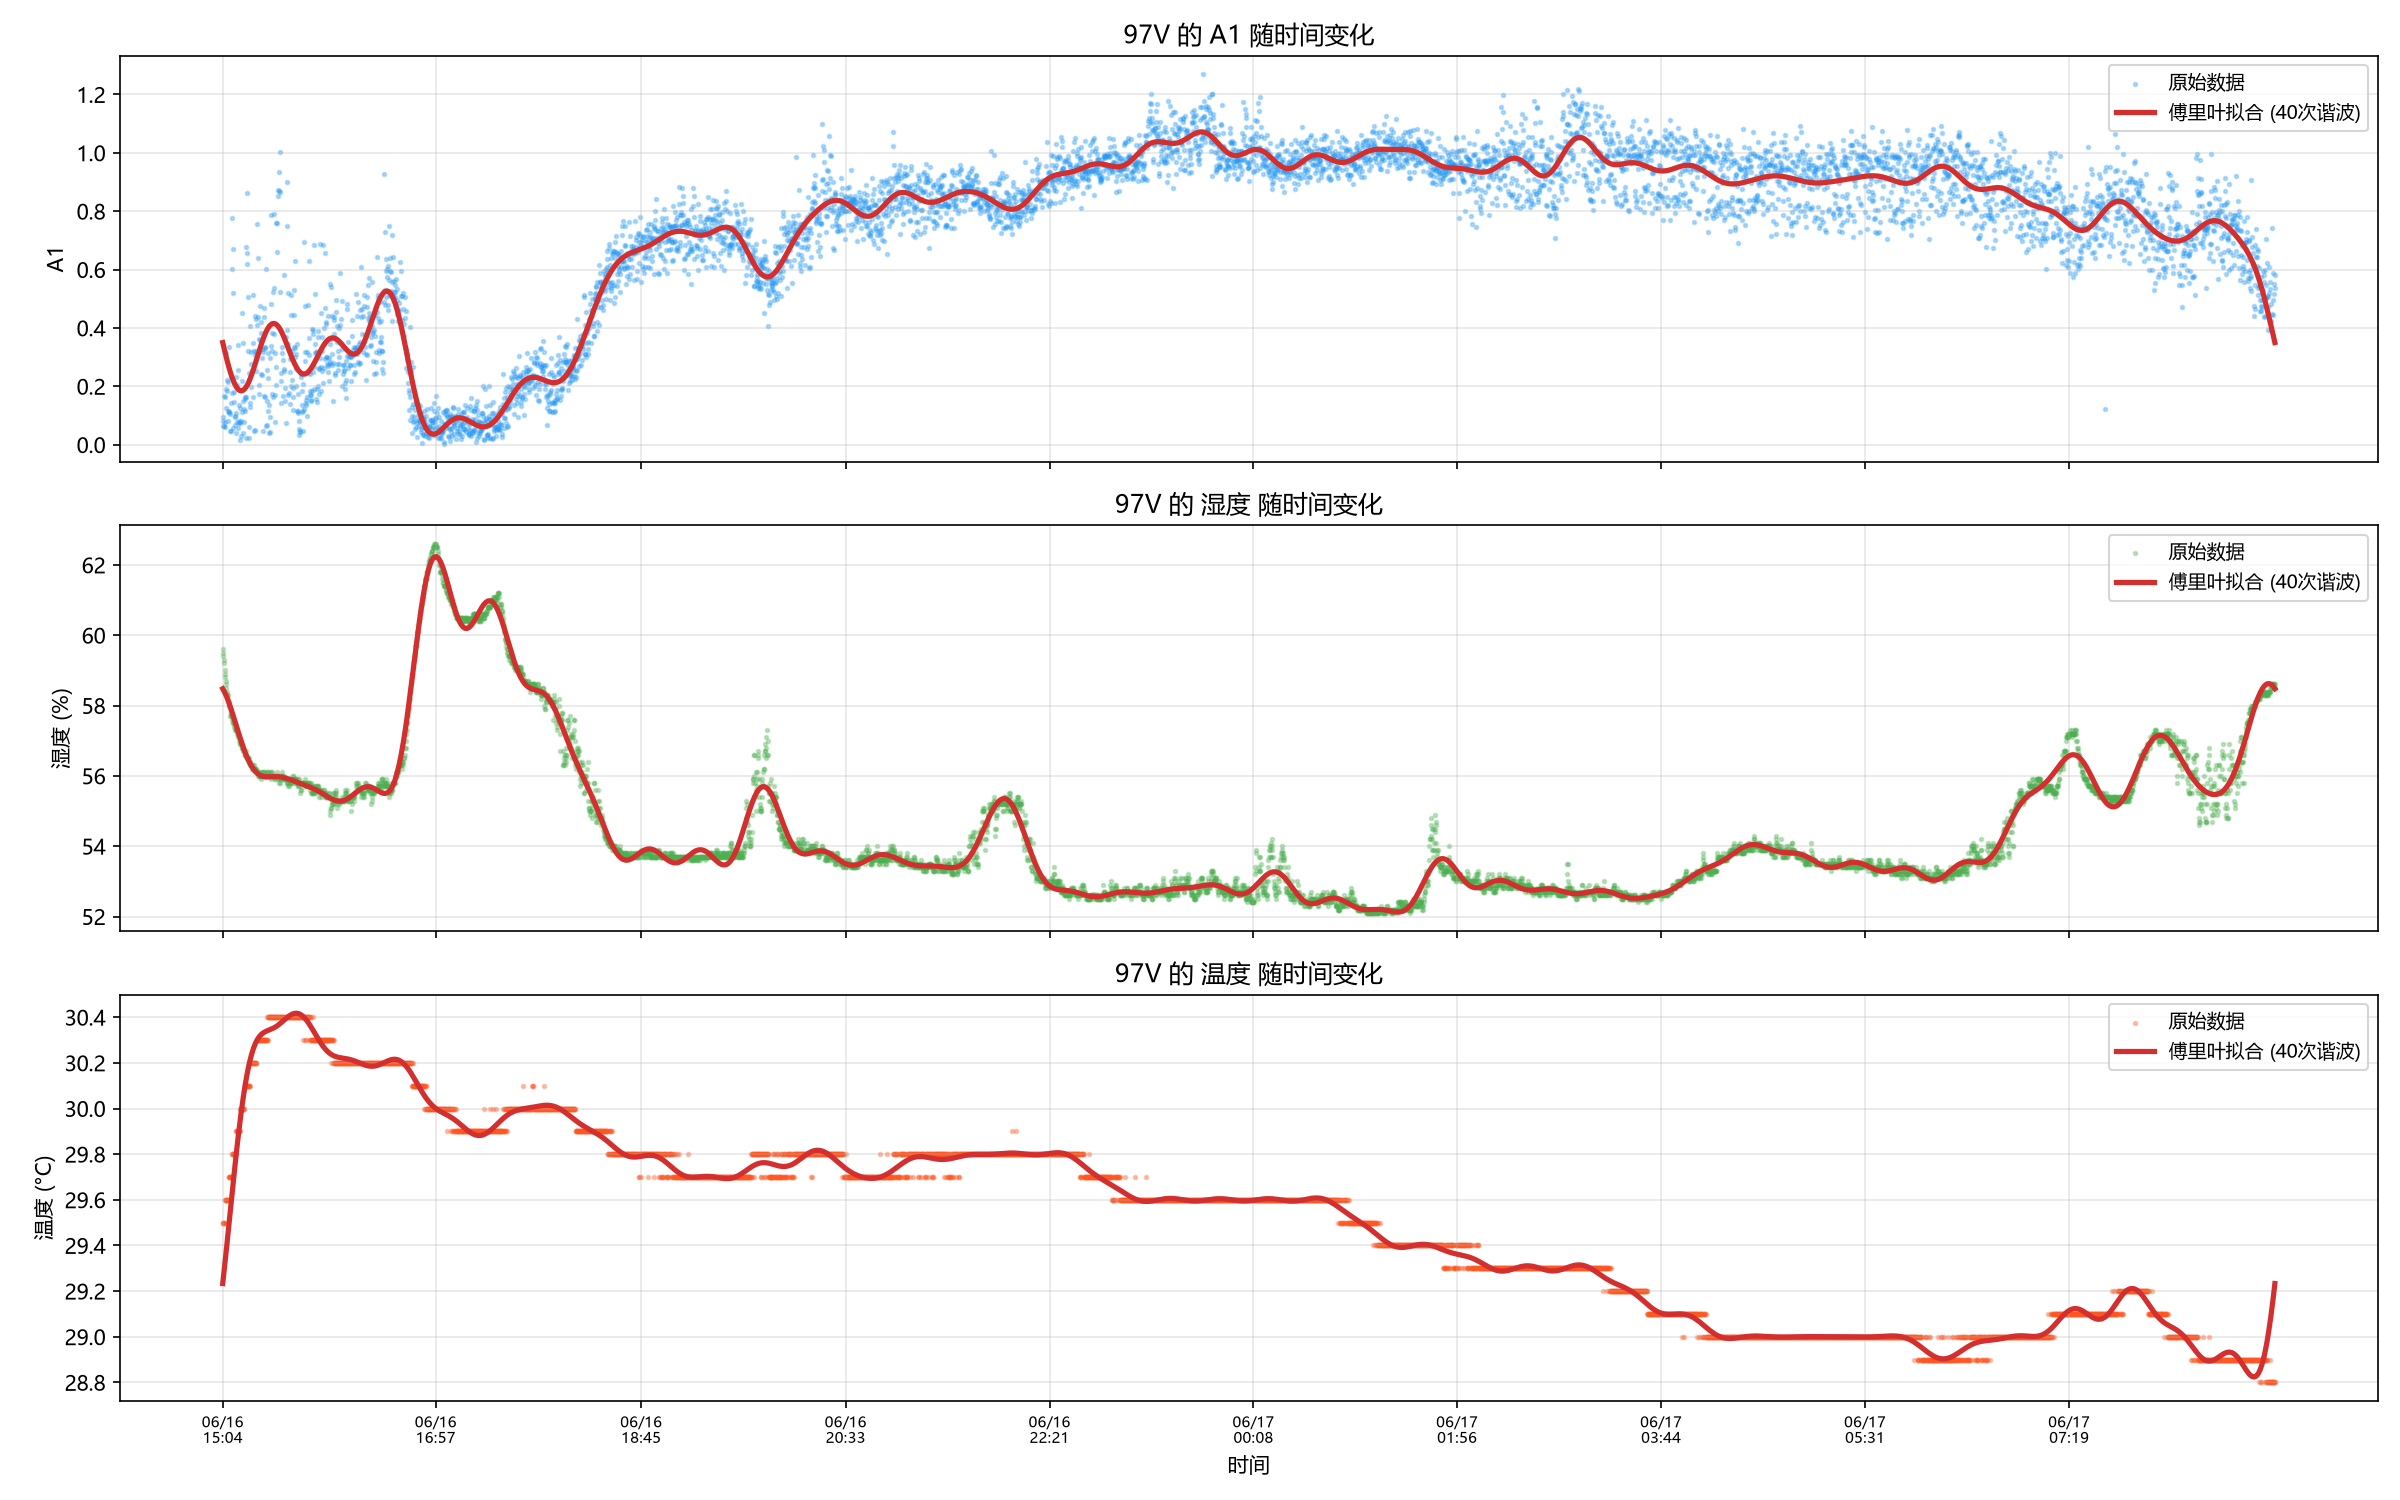

This chart was generated by the following Python code:
"""
97V 的 A1 / 湿度 / 温度 随时间变化散点 + 傅里叶拟合曲线。
"""
import sys, os
sys.path.insert(0, os.path.join(os.path.dirname(__file__), ".."))

import matplotlib
matplotlib.rcParams["font.family"] = "Microsoft YaHei"
matplotlib.rcParams["axes.unicode_minus"] = False

import matplotlib.pyplot as plt
import numpy as np
from datetime import datetime
from scipy import optimize
from lib.data import load
from lib.metrics import extend

records = load("default")
records = extend(records, ["a1"])

# 收集 97V 数据
data = []
for rec in records:
    v = rec["ACTUAL_VOLTAGE"]
    if not isinstance(v, (int, float)) or round(v) != 97:
        continue
    a1 = rec["_a1"]
    t = rec.get("RTU_REGS_P00_ENV_TEMP")
    h = rec.get("RTU_REGS_P00_ENV_HUMIDITY")
    when = rec.get("SYSTEM_TIME", "")
    if a1 is None or t is None or h is None:
        continue
    try:
        t, h = float(t), float(h)
        dt = datetime.strptime(when[:19], "%Y-%m-%d %H:%M:%S")
    except:
        continue
    data.append((dt, a1, t, h))

data.sort(key=lambda x: x[0])
t0 = (data[0][0] - datetime(2026, 1, 1)).total_seconds()
times = np.array([(d[0] - data[0][0]).total_seconds() / 3600 for d in data])  # 小时
a1s = np.array([d[1] for d in data])
temps = np.array([d[2] for d in data])
hums = np.array([d[3] for d in data])
time_labels = [d[0].strftime("%m/%d\n%H:%M") for d in data]

# ── 傅里叶拟合 ──
# 用 FFT 找主频
def fourier_fit(x, y, n_harmonics=8):
    """用 n 次谐波拟合 y ~ x"""
    T = x.max() - x.min()
    # 初始频率等间隔分布
    w0 = 2 * np.pi / T

    def model(x_, *params):
        a0 = params[0]
        result = a0
        for i in range(n_harmonics):
            a = params[1 + 2*i]
            b = params[1 + 2*i + 1]
            w = (i + 1) * w0
            result += a * np.cos(w * x_) + b * np.sin(w * x_)
        return result

    p0 = [np.mean(y)] + [0.0] * (2 * n_harmonics)
    popt, _ = optimize.curve_fit(model, x, y, p0=p0, maxfev=10000)

    xsmooth = np.linspace(x.min(), x.max(), 1000)
    ysmooth = model(xsmooth, *popt)
    return xsmooth, ysmooth, popt

HARM = 40 # 谐波数

fig, (ax1, ax2, ax3) = plt.subplots(3, 1, figsize=(16, 10), sharex=True)

for ax, values, ylabel, color, title in [
    (ax1, a1s, "A1", "#2196F3", "A1"),
    (ax2, hums, "湿度 (%)", "#4CAF50", "湿度"),
    (ax3, temps, "温度 (°C)", "#FF5722", "温度"),
]:
    ax.scatter(times, values, s=3, alpha=0.3, color=color, label="原始数据")
    xs, ys, params = fourier_fit(times, values, n_harmonics=HARM)
    ax.plot(xs, ys, "-", linewidth=2.5, color="#D32F2F", label=f"傅里叶拟合 ({HARM}次谐波)")
    ax.set_ylabel(ylabel)
    ax.set_title(f"97V 的 {title} 随时间变化", fontsize=12)
    ax.legend(fontsize=9)
    ax.grid(True, alpha=0.3)

step = max(1, len(times) // 10)
ax3.set_xticks(times[::step])
ax3.set_xticklabels([time_labels[i] for i in range(0, len(times), step)], fontsize=7)
ax3.set_xlabel("时间")

plt.tight_layout()
plt.savefig("test/a1_97v_fourier.png", dpi=150)
plt.close()
print(f"已保存: test/a1_97v_fourier.png（{HARM}次谐波，{len(data)} 条）")
